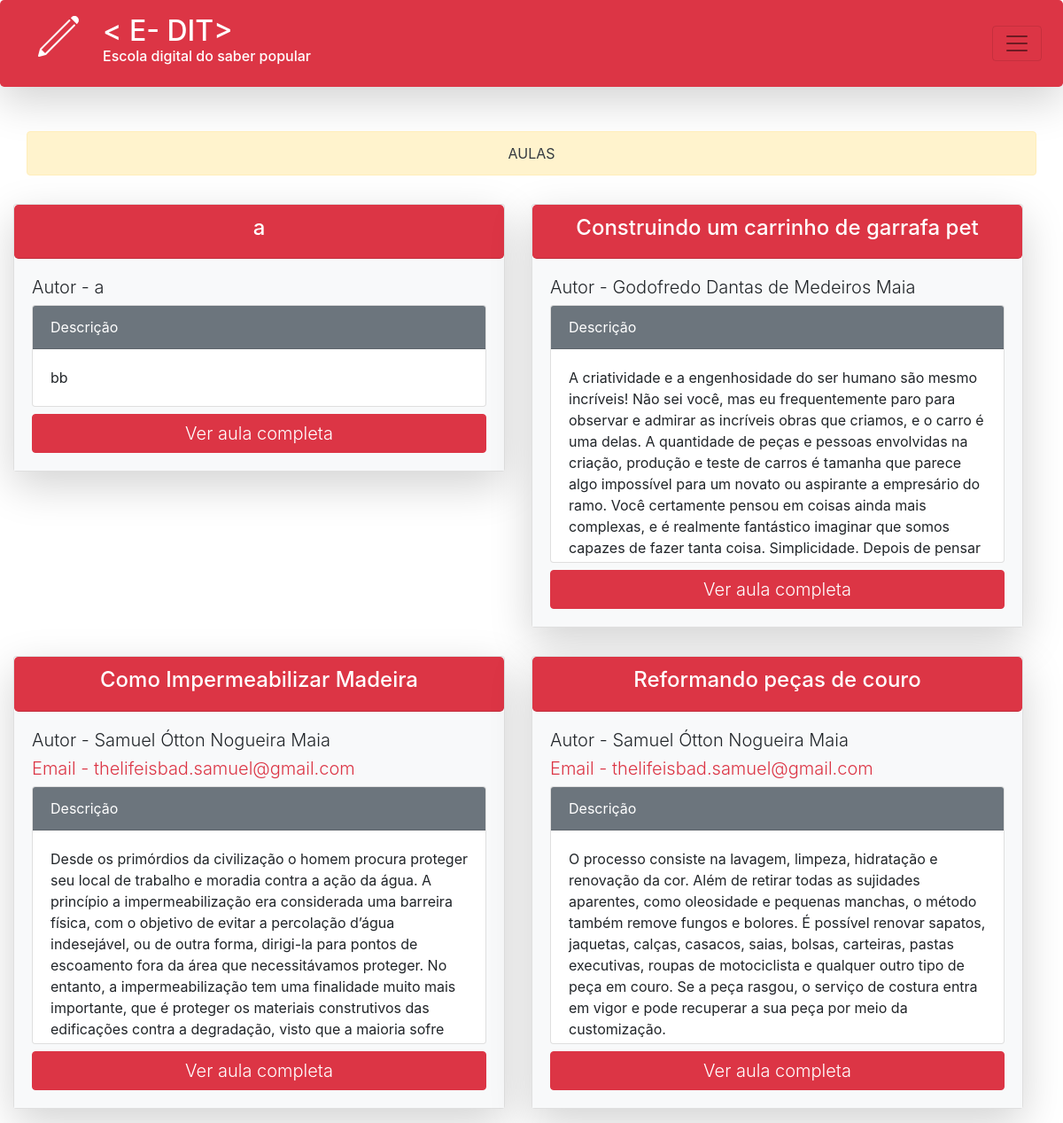
The app's page /aula/, older data.
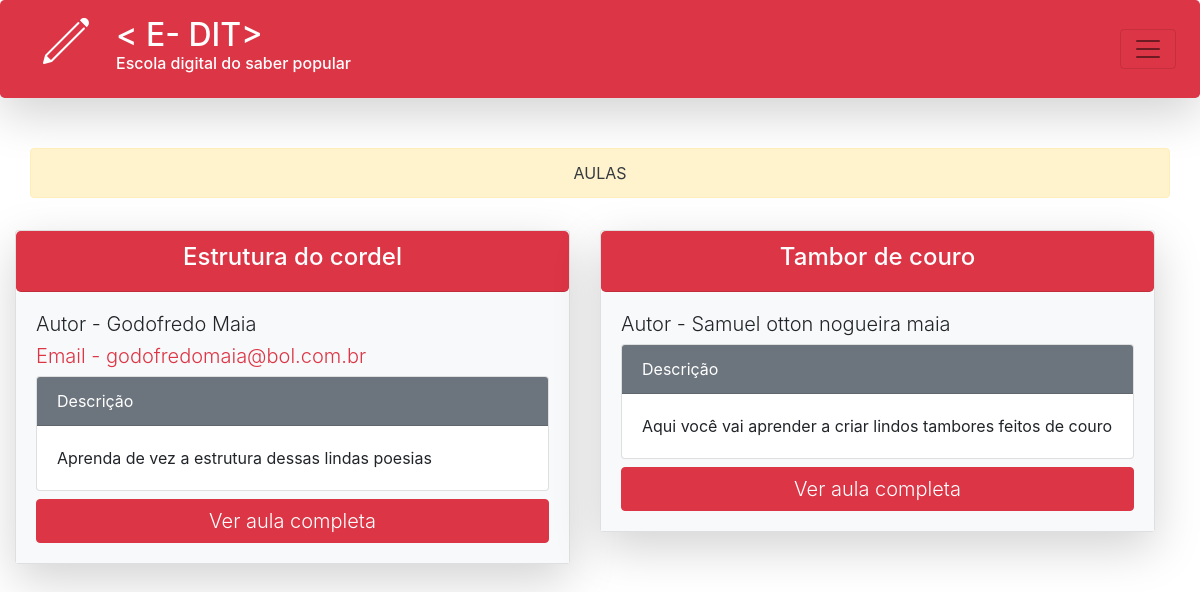
The same page, newer data.
### formulario/models.py (models this page shows)
class AULA(models.Model):
    codigo = models.UUIDField(primary_key=True, default=uuid.uuid4, editable=False)
    number = models.IntegerField(default=0)
    nome_autor = models.CharField(max_length=50)
    email_autor = models.EmailField(max_length=100, null=True, blank=True)
    titulo_aula = models.CharField(max_length=50,)
    descricao_aula = models.TextField()
    class Meta:
        ordering = ['-number']

### aula/views.py (the view)
# urls.py: path('', views.exibir_aula, name='exibir_aula'),
def exibir_aula(request):
    aula = AULA.objects.all()
    return render(request, 'aula/aulas.html', {'aula':aula})

### template/aula/aulas.html
{% extends 'base.html' %}
{% block content %}
<div style="margin-top: 50px" class="alert alert-warning text-dark text-center container" role="alert">
    AULAS
</div>
<div class="row container-fluid">
    {% for aul in aula %}
    <div class="col-md-6 my-3 ">
        <div class="card shadow-lg">
            <div class="card-header rounded-lg bg-danger text-white text-center">
                <h4>{{ aul.titulo_aula }}</h4>
            </div>
            <div class="card-body bg-light circle">
                <h1 class="lead">
                   Autor - {{aul.nome_autor}}
                </h1>
                {% if aul.email_autor != null %}
                <h5 class=" card-text lead text-danger">
                   Email - {{aul.email_autor}}
                </h5>
                {% endif %}
                <div class="card">
                    <div class="card-header bg-secondary text-white">
                        Descrição
                    </div>
                    <div style="max-height: 240px;" data-spy="scroll" class="card-body overflow-auto">
                        {{aul.descricao_aula}}
                    </div>
                </div>
                <a href="{{aul.number}}" class="btn btn-danger mt-2 col"><p class="lead my-auto">Ver aula completa</p></a>
            </div>
        </div>
    </div>
    {% endfor %}
</div>
{% endblock %}

### template/base.html (shortened to what this page needs)
{% load static %}
<!doctype html>
<html lang="br">
<head>
  <link rel="stylesheet" href="https://stackpath.bootstrapcdn.com/bootstrap/4.3.1/css/bootstrap.min.css"
>
</head>
<body>
  <ul class="nav justify-content-between bg-danger rounded-lg shadow-sm p-2 align-items-center shadow-lg">
    <div class="d-flex p-2 color-white">
      <a style="text-decoration:none;" href="/">
        <div class="lh-100">
          <h2 class="mb-0 text-white lh-100">
            < E- DIT>
          </h2>
          <h6 class="text-white">Escola digital do saber popular</h6>
        </div>
      </a>
    </div>
    <div class="pos-f-t">
      <nav class="navbar navbar-light">
        <button class="navbar-toggler" type="button" data-toggle="collapse" data-target="#navbarToggleExternalContent"
          aria-controls="navbarToggleExternalContent" aria-expanded="false" aria-label="Toggle navigation">
          <span class="navbar-toggler-icon"></span>
        </button>
      </nav>
    </div>
  </ul>
  {% block content %}
  {% endblock %}
</body>
</html>

Row changes from the older to the newer data that the page shows:
removed AULA: titulo_aula "a", nome_autor "a", descricao_aula "bb"
removed AULA: titulo_aula "Construindo um carrinho de garrafa pet", nome_autor "Godofredo Dantas de Medeiros Maia", descricao_aula "A criatividade e a engenhosidade do ser humano são mesmo incríveis! Não sei você, mas eu frequentemente paro para observar e admirar as incríveis obras que criamos, e o carro é uma delas. A quantidade de peças e pessoas envolvidas na criação, produção e teste de carros é tamanha que parece algo impossível para um novato ou aspirante a empresário do ramo. Você certamente pensou em coisas ainda mais complexas, e é realmente fantástico imaginar que somos capazes de fazer tanta coisa. Simplicidade. Depois de pensar…"
removed AULA: titulo_aula "Como Impermeabilizar Madeira", nome_autor "Samuel Ótton Nogueira Maia", email_autor "thelifeisbad.samuel@gmail.com", descricao_aula "Desde os primórdios da civilização o homem procura proteger seu local de trabalho e moradia contra a ação da água. A princípio a impermeabilização era considerada uma barreira física, com o objetivo de evitar a percolação d’água indesejável, ou de outra forma, dirigi-la para pontos de escoamento fora da área que necessitávamos proteger. No entanto, a impermeabilização tem uma finalidade muito mais importante, que é proteger os materiais construtivos das edificações contra a degradação, visto que a maioria sofre…"
removed AULA: titulo_aula "Reformando peças de couro", nome_autor "Samuel Ótton Nogueira Maia", email_autor "thelifeisbad.samuel@gmail.com", descricao_aula "O processo consiste na lavagem, limpeza, hidratação e renovação da cor. Além de retirar todas as sujidades aparentes, como oleosidade e pequenas manchas, o método também remove fungos e bolores. É possível renovar sapatos, jaquetas, calças, casacos, saias, bolsas, carteiras, pastas executivas, roupas de motociclista e qualquer outro tipo de peça em couro. Se a peça rasgou, o serviço de costura entra em vigor e pode recuperar a sua peça por meio da customização."
added AULA: titulo_aula "Estrutura do cordel", nome_autor "Godofredo Maia", email_autor "godofredomaia@bol.com.br", descricao_aula "Aprenda de vez a estrutura dessas lindas poesias"
added AULA: titulo_aula "Tambor de couro", nome_autor "Samuel otton nogueira maia", descricao_aula "Aqui você vai aprender a criar lindos tambores feitos de couro"
